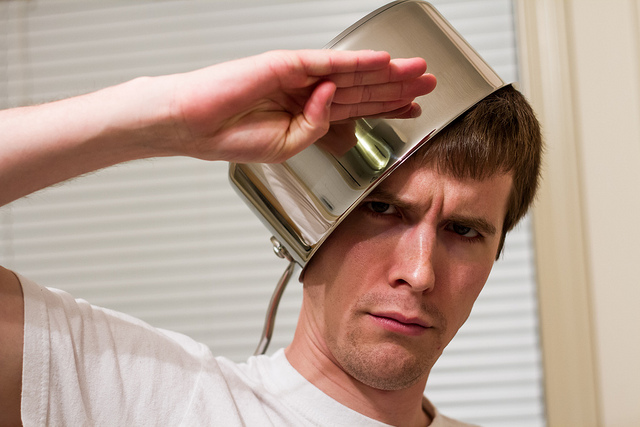
//> input picture mvms/lab1/test.jpg, 640 x 427 px
$ ./lab1   (built with g++ and OpenCV 4)
//> lines starting //> are read from the running program, lines starting //| are printed output that depends on the picture
#include <opencv2/core/core.hpp>
#include <opencv2/highgui/highgui.hpp>
#include <iostream>
#include <ctime>

int main()
{
	auto image = cv::imread("test.jpg");
//> image is the input picture: 427 rows x 640 cols, CV_8UC3; mean B, G, R 144.3, 157.4, 180.9

	if (image.empty())
	{
		std::cout << "Error with image..." << std::endl;

		return 1;
	}

	cv::Vec3b color(0, 0, 0);
	auto count = 0;

	for (auto i = image.begin<cv::Vec3b>(); i != image.end<cv::Vec3b>(); ++i)
	{
		if (*i == color)
		{
			count++;
		}
	}
//> after the loop, count = 7

	std::cout << color << ": " << count << std::endl;
//| [0, 0, 0]: 7

	auto width = image.cols;
//> width = 640
	auto height = image.rows;
//> height = 427

	srand(time(nullptr));

	for (auto i = rand() % 10000; i >= 0; i--)
	{
		cv::Scalar primitiveColor(rand() % 255, rand() % 255, rand() % 255);

		circle(image, cv::Point(rand() % width, rand() % height), 20, primitiveColor);
	}
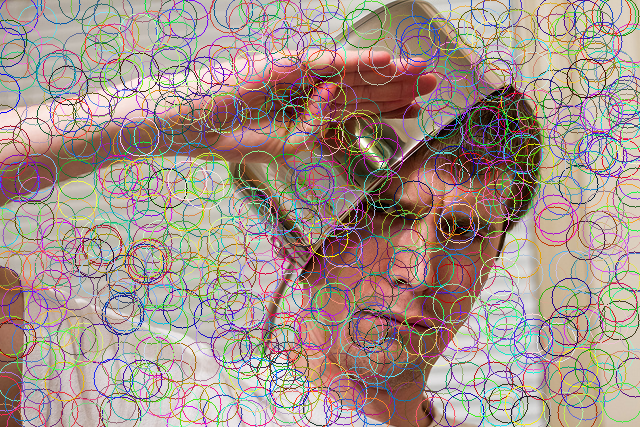
//> image: 427 rows x 640 cols, CV_8UC3; mean B, G, R 138.4, 147.1, 165.9

	imshow("lab1", image);

	cv::waitKey(0);

	return 0;
}
